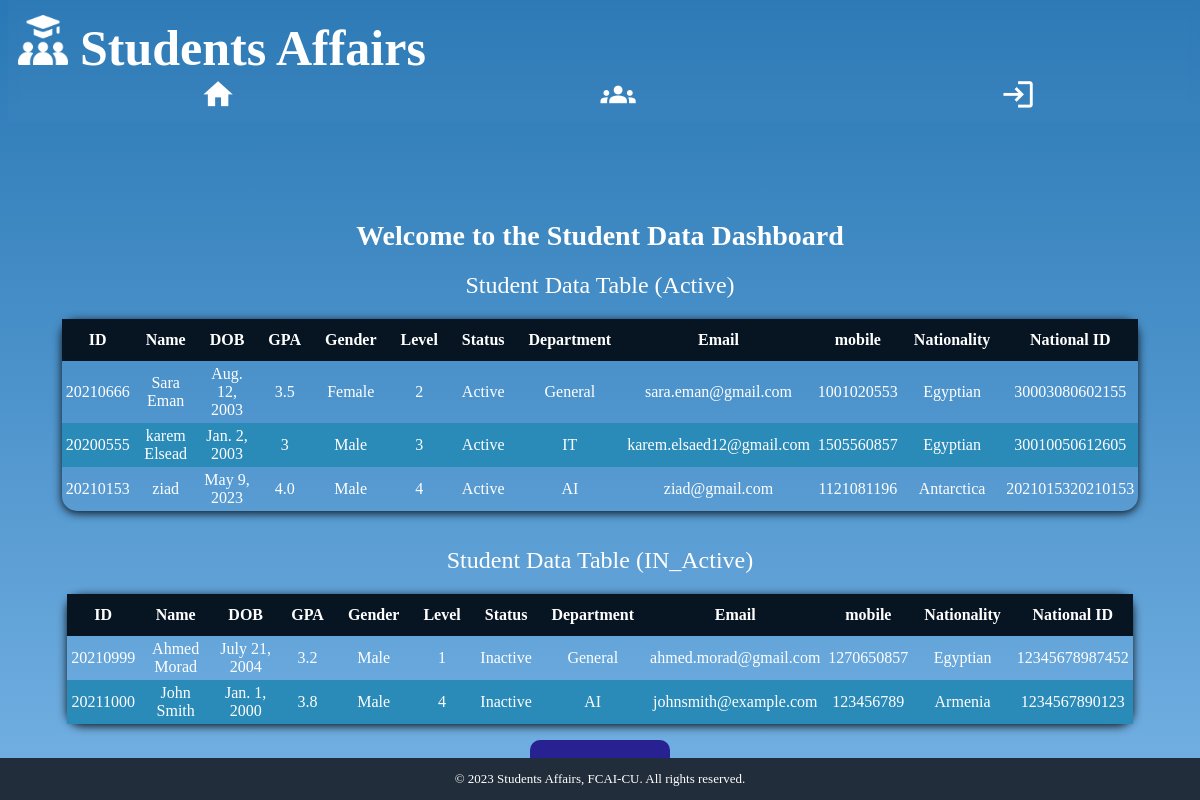
/in_acitve_student, run on an earlier commit of the app's database.
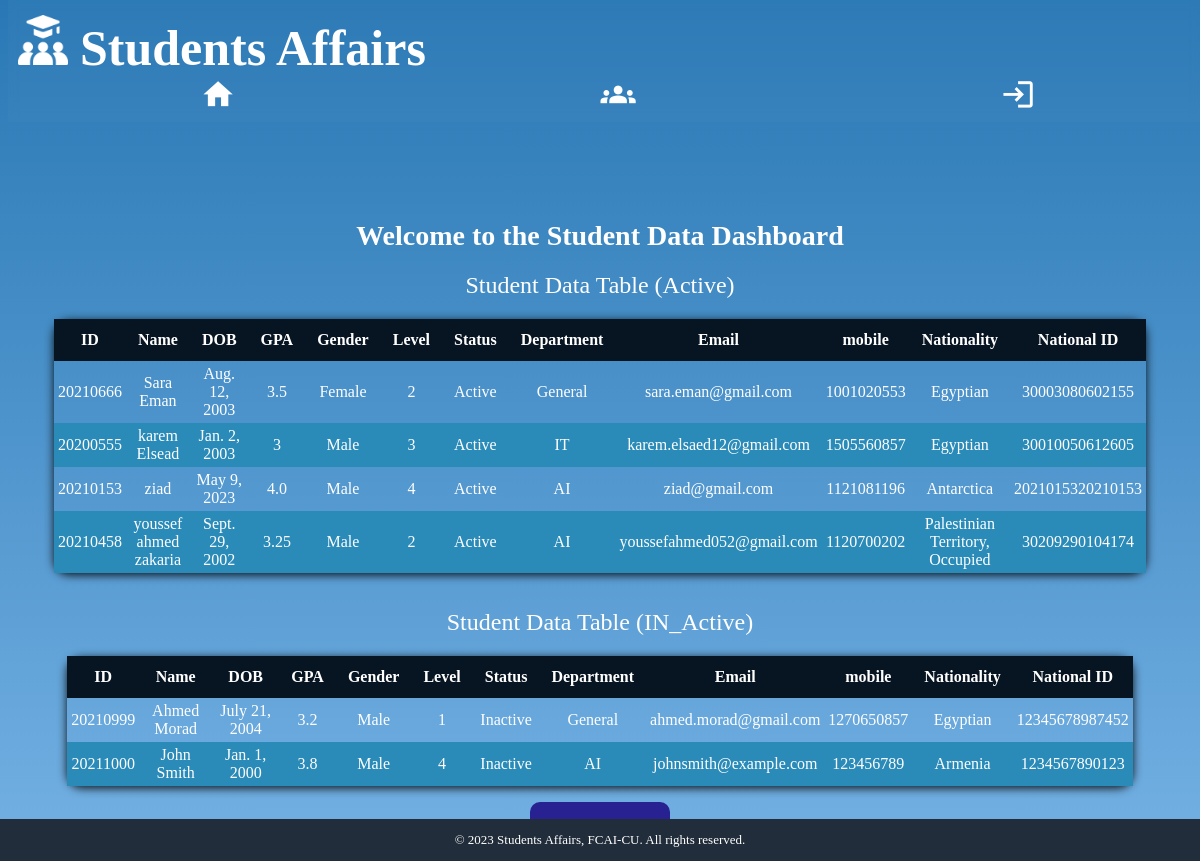
And on a later commit of the database.
### student/models.py (models this page shows, shortened)
class Data_Student(models.Model):
    StuID = models.IntegerField()
    StuName = models.CharField(max_length=255)
    DOB = models.DateField()
    GPA = models.CharField(max_length=255)
    Gender = models.CharField(max_length=255)
    level = models.IntegerField()
    Status = models.CharField(max_length=255)
    Department = models.CharField(max_length=255)
    Email = models.CharField(max_length=255)
    Mobile = models.IntegerField()
    Nationality = models.CharField(max_length=255)
    NationalityID = models.IntegerField(null = True)

### student/views.py (the view)
# urls.py: path('in_acitve_student', views.In_AcitveStudent, name ='In_AcitveStudent'),
def In_AcitveStudent(request):
    stds_data = Data_Student.objects.all()
    context = {
        'stds_data': stds_data,
    }
    return render(request, 'In_AcitveStudent.html', context)

### student/templates/In_AcitveStudent.html (shortened to what this page needs)
{% extends 'base.html'%}
{% load static %}
{% block content %}
<h2>Welcome to the Student Data Dashboard</h2>
<main>
	<section>
		<table class="std-table">
			<caption>Student Data Table (Active)</caption>
			<thead>
				<tr>
					<th>ID</th>
					<th>Name</th>
					<th>DOB</th>
					<th>GPA</th>
					<th>Gender</th>
					<th>Level</th>
					<th>Status</th>
					<th>Department</th>
					<th>Email</th>
					<th>mobile</th>
					<th>Nationality</th>
					<th>National ID</th>
				</tr>
			</thead>
			<tbody class="active-stds">
				{% for record in stds_data %}
				{% if record.Status == "Active" %}
				<tr>
					<td>
						{{ record.StuID }}
					</td>
					<td>
						{{ record.StuName }}
					</td>
					<td>
						{{ record.DOB }}
					</td>
					<td>
						{{ record.GPA }}
					</td>
					<td>
						{{ record.Gender }}
					</td>
					<td>
						{{ record.level }}
					</td>
					<td>
						{{ record.Status }}
					</td>
					<td>
						{{ record.Department }}
					</td>
					<td>
						{{ record.Email }}
					</td>
					<td>
						{{ record.Mobile }}
					</td>
					<td>
						{{ record.Nationality }}
					</td>
					<td>
						{{ record.NationalityID }}
					</td>
				</tr>
				{% endif %}
				{% endfor %}
			</tbody>
		</table>
	</section>
	<section>
		<table class="std-table">
			<caption>Student Data Table (IN_Active)</caption>
			<thead>
				<tr>
					<th>ID</th>
					<th>Name</th>
					<th>DOB</th>
					<th>GPA</th>
					<th>Gender</th>
					<th>Level</th>
					<th>Status</th>
					<th>Department</th>
					<th>Email</th>
					<th>mobile</th>
					<th>Nationality</th>
					<th>National ID</th>
				</tr>
			</thead>
			<tbody class="in-active-stds">
				{% for record in stds_data %}
				{% if record.Status == "Inactive" %}
				<tr>
					<td>
						{{ record.StuID }}
					</td>
					<td>
						{{ record.StuName }}
					</td>
					<td>
						{{ record.DOB }}
					</td>
					<td>
						{{ record.GPA }}
					</td>
					<td>
						{{ record.Gender }}
					</td>
					<td>
						{{ record.level }}
					</td>
					<td>
						{{ record.Status }}
					</td>
					<td>
						{{ record.Department }}
					</td>
					<td>
						{{ record.Email }}
					</td>
					<td>
						{{ record.Mobile }}
					</td>
					<td>
						{{ record.Nationality }}
					</td>
					<td>
						{{ record.NationalityID }}
					</td>
				</tr>
				{% endif %}
				{% endfor %}
			</tbody>
		</table>
		<div class="back">
			<a href="/dash_board"><button>Back</button></a>
		</div>
	</section>
</main>
{% endblock content %}

### student/templates/base.html (shortened to what this page needs)
{% load static %}
<!DOCTYPE html>
<html lang="en">
<head>
    <link rel="stylesheet" href="{% static 'style.css' %}">
</head>
<body>
    {% include 'nav.html' %}
    {% block content %}
    {% endblock content %}
    {% include 'footer.html' %}
</body>
</html>

### student/templates/nav.html
{% load static %}
<div class="header-nav-container">
    <header>
        <img class="icon" src="{% static 'icon.png' %}" alt="">
        <h1 class="project-heading">Students Affairs</h1>
    </header>
    <nav>
        <ul id="nav">
        </ul>
    </nav>
</div>

### student/templates/footer.html
<footer>
    <p>&copy; 2023 Students Affairs, FCAI-CU. All rights reserved.</p>
</footer>

### student/static/style.css (style rules this page uses)
html { background-image: linear-gradient(to bottom, #2978b5, #4e94cc, #74b1e3); background-repeat: no-repeat; background-attachment: fixed; }
body { height: 100%; display: flex; flex-direction: column; color: #ffffff; font-family: "Microsoft Sans Serif"; margin-top: 200px; }
h2 { margin: 20px 0 0px; font-size: 28px; font-weight: bold; text-align: center; color: #ffffff; }
.icon { filter: invert(100%); width: 50px; margin-top: 5px; display: inline; }
.project-heading { margin: 8px; font-size: 50px; display: inline; padding-bottom: 5px; }
nav ul { list-style-type: none; display: flex; flex-direction: row; justify-content: space-around; overflow: hidden; width: 100%; height: 100%; font-size: 16px; font-family: sans-serif; margin: 0; padding: 0; }
a { text-decoration: none; color: #ffffff; }
.header-nav-container { background-color: #ffffff05; backdrop-filter: blur(5px); -webkit-backdrop-filter: blur(25px); position: fixed; width: 100%; top: 0; justify-content: space-between; align-items: center; padding: 10px; z-index: 9999; }
table { margin-left: auto; margin-right: auto; margin-bottom: 16px; text-align: center; width: 90%; border-collapse: collapse; box-shadow: 0 2px 10px rgba(0, 0, 0, 0.9); border-radius: 15px; }
caption { margin: 20px; font-size: x-large; }
thead { background-color: #2d3e50; color: #ffffff; }
th { background-color: #071422; color: #ffffff; text-align: center; padding: 12px; }
.std-table td { padding: 4px; text-align: center; }
tr:nth-child(even) { background-color: #2a8bb9; }
button { display: inline; background-color: #272192; color: #ffffff; padding: 15px 50px; border: none; border-radius: 10px; cursor: pointer; margin: 0 auto; font-size: large; transition: background-color 0.3s ease-in-out; }
.add-status-buttons, .back { text-align: center; }
footer { position: fixed; left: 0; bottom: 0; width: 100%; color: #ffffff; text-align: center; background-color: #212d3a; }
footer p { margin-top: 3px; padding-top: 10px; font-size: small; }

What changed in the data, as far as the page shows it:
added Data_Student: StuID "20210458", StuName "youssef ahmed zakaria", DOB "Sept. 29, 2002", GPA "3.25", Gender "Male", level "2", Status "Active", Department "AI", Email "youssefahmed052@gmail.com", Mobile "1120700202", Nationality "Palestinian Territory, Occupied", NationalityID "30209290104174", shown under "Student Data Table (Active)"
